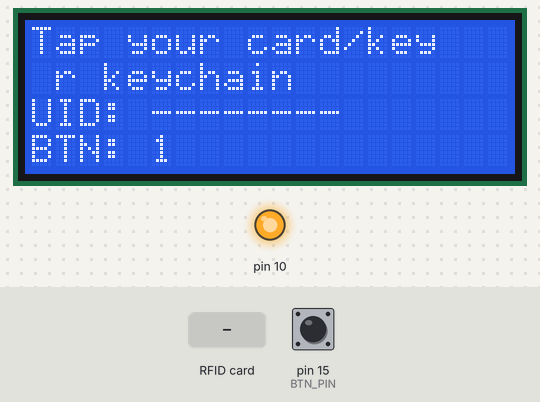
Recording of a sketch running on a simulated Arduino Uno, built with avr-gcc and run on an emulated ATmega328P. Parts: 20×4 character LCD, output pins drawn as LEDs (lit = HIGH). Inputs (shaded band) come from the test bench; at power-on: pin 15 (BTN_PIN) HIGH. What the sketch prints to the serial monitor is not drawn.

Above: at 3.3 s.
3.4 s: RFID card 5E 7A 19 C4 held to the reader
At 6.2 s:
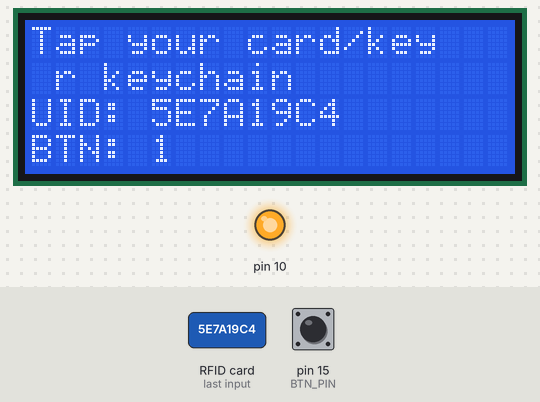
6.4 s: pin 15 (BTN_PIN) pulled LOW for 0.25 s
At 6.64 s:
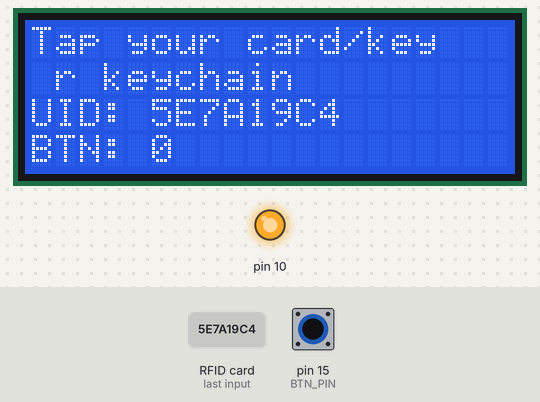
Timing chart, 0 to 9.4 s (numbered marks = the images above; inputs shaded):
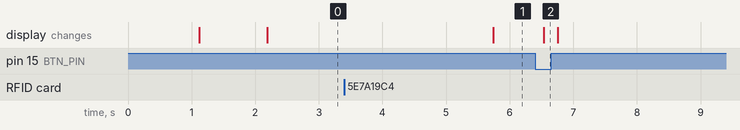

Measured:
- after the input at 3.4 s, the display: changes after 2.3 s (image 1)
- after the input at 6.4 s, the display: changes after 0.13 s (image 2)

The sketch:

02_Test_RFID-RC522_LCD-20x4_Button.ino
```cpp
//>>>>>>>>>>>>>>>>>>>>>>>>>>>>>>>>>>>>>>>>>>>>>>>>>>>>>>>>>>>>>>>>>>>>>>>>>>>>>>>>>>>>>>>>> RFID + LCD + Button (Combined)
//----------------------------------------Including the libraries.
#include <LiquidCrystal_I2C.h>
#include <SPI.h>
#include <MFRC522.h>
//----------------------------------------

// Defines SS/SDA PIN and Reset PIN for RFID-RC522.
#define SS_PIN  5
#define RST_PIN 4

// Defines the button PIN.
#define BTN_PIN 15

// LCD configuration
int lcdColumns = 20;
int lcdRows = 4;

// Variables
int readsuccess;
char str[32] = "";
String UID_Result = "--------";

// LCD object (address: 0x27, 20 cols, 4 rows)
LiquidCrystal_I2C lcd(0x27, lcdColumns, lcdRows);

// RFID object
MFRC522 mfrc522(SS_PIN, RST_PIN);

//________________________________________________________________________________byteArray_to_string()
void byteArray_to_string(byte array[], unsigned int len, char buffer[]) {
  for (unsigned int i = 0; i < len; i++) {
    byte nib1 = (array[i] >> 4) & 0x0F;
    byte nib2 = (array[i] >> 0) & 0x0F;
    buffer[i*2+0] = nib1  < 0xA ? '0' + nib1  : 'A' + nib1  - 0xA;
    buffer[i*2+1] = nib2  < 0xA ? '0' + nib2  : 'A' + nib2  - 0xA;
  }
  buffer[len*2] = '\0';
}
//________________________________________________________________________________

//________________________________________________________________________________getUID()
int getUID() {
  if(!mfrc522.PICC_IsNewCardPresent()) {
    return 0;
  }
  if(!mfrc522.PICC_ReadCardSerial()) {
    return 0;
  }

  byteArray_to_string(mfrc522.uid.uidByte, mfrc522.uid.size, str);
  UID_Result = str;

  Serial.println();
  Serial.print("UID : ");
  Serial.println(UID_Result);

  mfrc522.PICC_HaltA();
  mfrc522.PCD_StopCrypto1();

  return 1;
}
//________________________________________________________________________________

//________________________________________________________________________________setup()
void setup(){
  // Start serial
  Serial.begin(115200);
  delay(1000);
  Serial.println();
  Serial.println("Please tap your card or keychain...");

  // Setup button
  pinMode(BTN_PIN, INPUT_PULLUP);

  // Init LCD
  lcd.init();
  lcd.backlight();
  lcd.clear();

  // Init SPI & RFID
  SPI.begin();
  mfrc522.PCD_Init();
  delay(1000);
}
//________________________________________________________________________________

//________________________________________________________________________________loop()
void loop(){
  lcd.setCursor(0, 0);
  lcd.print("Tap your card/key  ");

  lcd.setCursor(0, 1);
  lcd.print("or keychain        ");

  lcd.setCursor(0, 2);
  lcd.print("UID: ");
  lcd.print(UID_Result);
  lcd.print("        "); // Clear extra space

  lcd.setCursor(0, 3);
  lcd.print("BTN: ");
  lcd.print(digitalRead(BTN_PIN));
  lcd.print("          "); // Clear old text

  readsuccess = getUID();

  if(readsuccess){
    delay(2000);
  }

  delay(100);
}


//________________________________________________________________________________
//<<<<<<<<<<<<<<<<<<<<<<<<<<<<<<<<<<<<<<<<<<<<<<<<<<<<<<<<<<<<<<<<<<<<<<<<<<<<<<<<<<<<<<<<<
```
